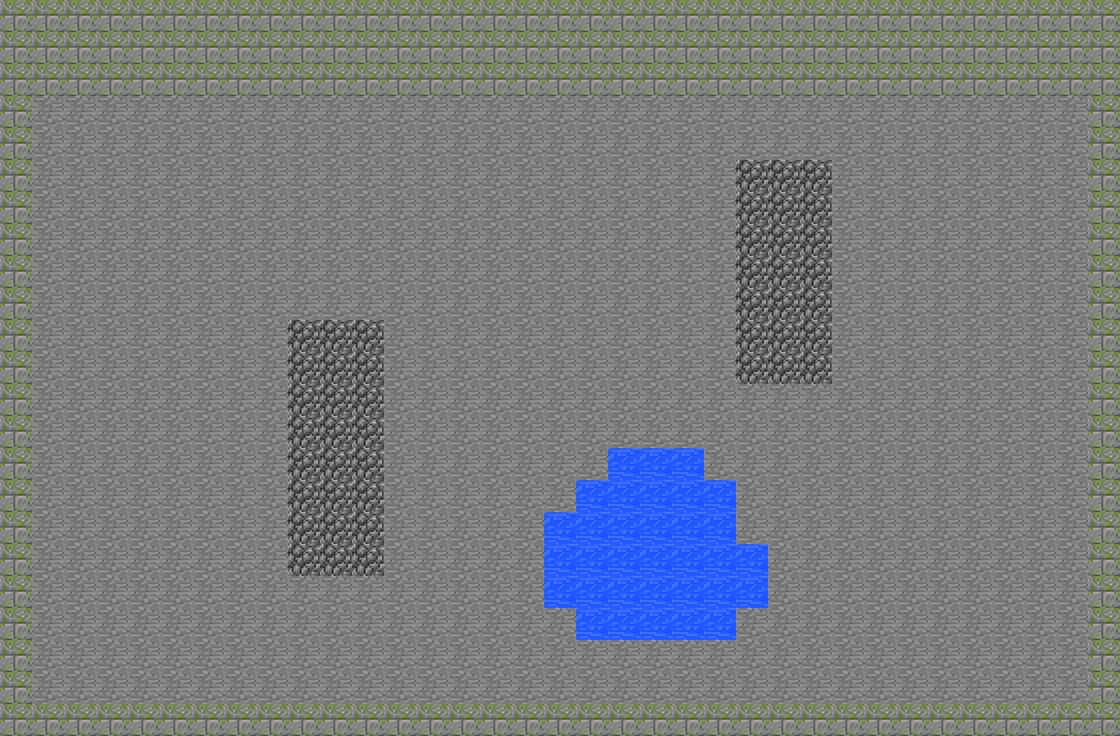

This game map was drawn from its Tiled (.tmx) file and the tilesets committed beside it. A one-line description and the full map source follow:
An orthogonal 35x23 tile map with 32x32 px tiles, 1 tile layer (Camada de Blocos 1).

<map version="1.9" tiledversion="1.9.2" orientation="orthogonal" renderorder="right-down" width="35" height="23" tilewidth="32" tileheight="32" infinite="0" nextlayerid="2" nextobjectid="1">
 <tileset firstgid="1" source="SpriteSheet.tsx" />
 <layer id="1" name="Camada de Blocos 1" width="35" height="23">
  <data encoding="csv">
2,2,2,2,2,2,2,2,2,2,2,2,2,2,2,2,2,2,2,2,2,2,2,2,2,2,2,2,2,2,2,2,2,2,2,
2,2,2,2,2,2,2,2,2,2,2,2,2,2,2,2,2,2,2,2,2,2,2,2,2,2,2,2,2,2,2,2,2,2,2,
2,2,2,2,2,2,2,2,2,2,2,2,2,2,2,2,2,2,2,2,2,2,2,2,2,2,2,2,2,2,2,2,2,2,2,
2,3,3,3,3,3,3,3,3,3,3,3,3,3,3,3,3,3,3,3,3,3,3,3,3,3,3,3,3,3,3,3,3,3,2,
2,3,3,3,3,3,3,3,3,3,3,3,3,3,3,3,3,3,3,3,3,3,3,3,3,3,3,3,3,3,3,3,3,3,2,
2,3,3,3,3,3,3,3,3,3,3,3,3,3,3,3,3,3,3,3,3,3,3,4,4,4,3,3,3,3,3,3,3,3,2,
2,3,3,3,3,3,3,3,3,3,3,3,3,3,3,3,3,3,3,3,3,3,3,4,4,4,3,3,3,3,3,3,3,3,2,
2,3,3,3,3,3,3,3,3,3,3,3,3,3,3,3,3,3,3,3,3,3,3,4,4,4,3,3,3,3,3,3,3,3,2,
2,3,3,3,3,3,3,3,3,3,3,3,3,3,3,3,3,3,3,3,3,3,3,4,4,4,3,3,3,3,3,3,3,3,2,
2,3,3,3,3,3,3,3,3,3,3,3,3,3,3,3,3,3,3,3,3,3,3,4,4,4,3,3,3,3,3,3,3,3,2,
2,3,3,3,3,3,3,3,3,4,4,4,3,3,3,3,3,3,3,3,3,3,3,4,4,4,3,3,3,3,3,3,3,3,2,
2,3,3,3,3,3,3,3,3,4,4,4,3,3,3,3,3,3,3,3,3,3,3,4,4,4,3,3,3,3,3,3,3,3,2,
2,3,3,3,3,3,3,3,3,4,4,4,3,3,3,3,3,3,3,3,3,3,3,3,3,3,3,3,3,3,3,3,3,3,2,
2,3,3,3,3,3,3,3,3,4,4,4,3,3,3,3,3,3,3,3,3,3,3,3,3,3,3,3,3,3,3,3,3,3,2,
2,3,3,3,3,3,3,3,3,4,4,4,3,3,3,3,3,3,3,1,1,1,3,3,3,3,3,3,3,3,3,3,3,3,2,
2,3,3,3,3,3,3,3,3,4,4,4,3,3,3,3,3,3,1,1,1,1,1,3,3,3,3,3,3,3,3,3,3,3,2,
2,3,3,3,3,3,3,3,3,4,4,4,3,3,3,3,3,1,1,1,1,1,1,3,3,3,3,3,3,3,3,3,3,3,2,
2,3,3,3,3,3,3,3,3,4,4,4,3,3,3,3,3,1,1,1,1,1,1,1,3,3,3,3,3,3,3,3,3,3,2,
2,3,3,3,3,3,3,3,3,3,3,3,3,3,3,3,3,1,1,1,1,1,1,1,3,3,3,3,3,3,3,3,3,3,2,
2,3,3,3,3,3,3,3,3,3,3,3,3,3,3,3,3,3,1,1,1,1,1,3,3,3,3,3,3,3,3,3,3,3,2,
2,3,3,3,3,3,3,3,3,3,3,3,3,3,3,3,3,3,3,3,3,3,3,3,3,3,3,3,3,3,3,3,3,3,2,
2,3,3,3,3,3,3,3,3,3,3,3,3,3,3,3,3,3,3,3,3,3,3,3,3,3,3,3,3,3,3,3,3,3,2,
2,2,2,2,2,2,2,2,2,2,2,2,2,2,2,2,2,2,2,2,2,2,2,2,2,2,2,2,2,2,2,2,2,2,2
</data>
 </layer>
</map>